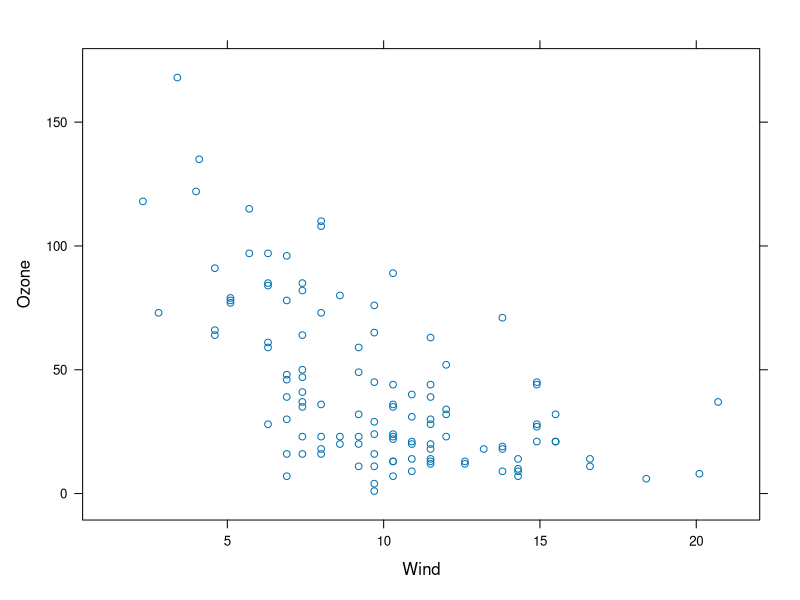
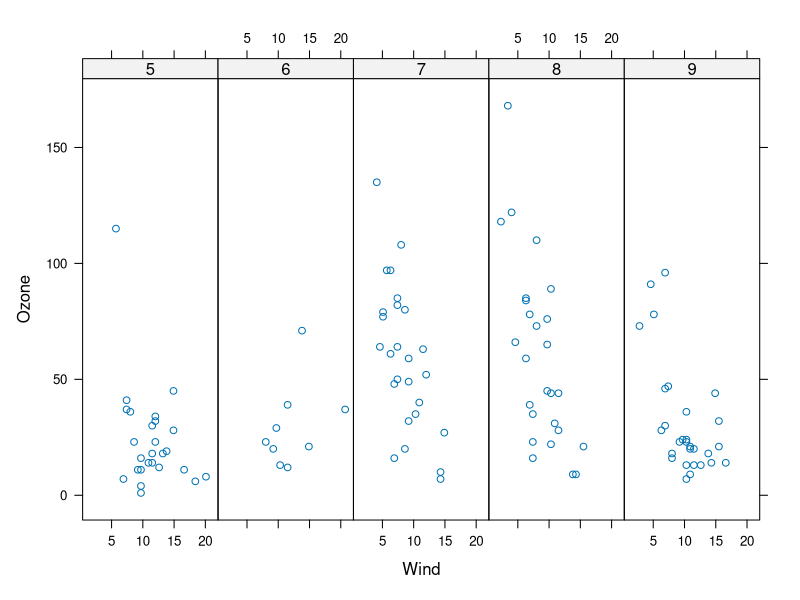
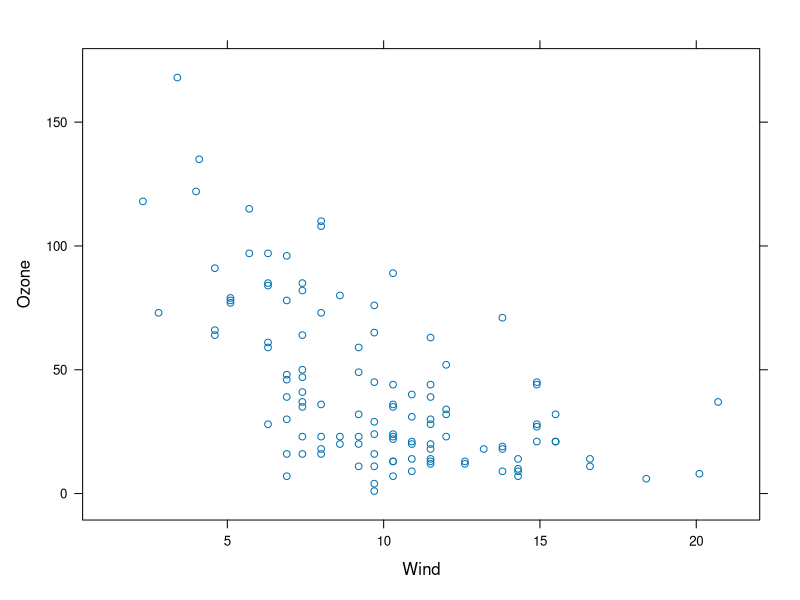
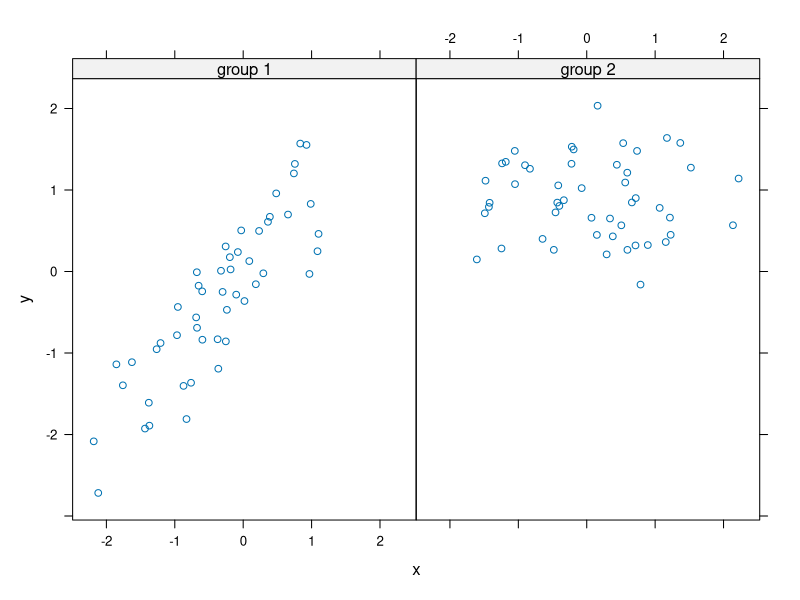
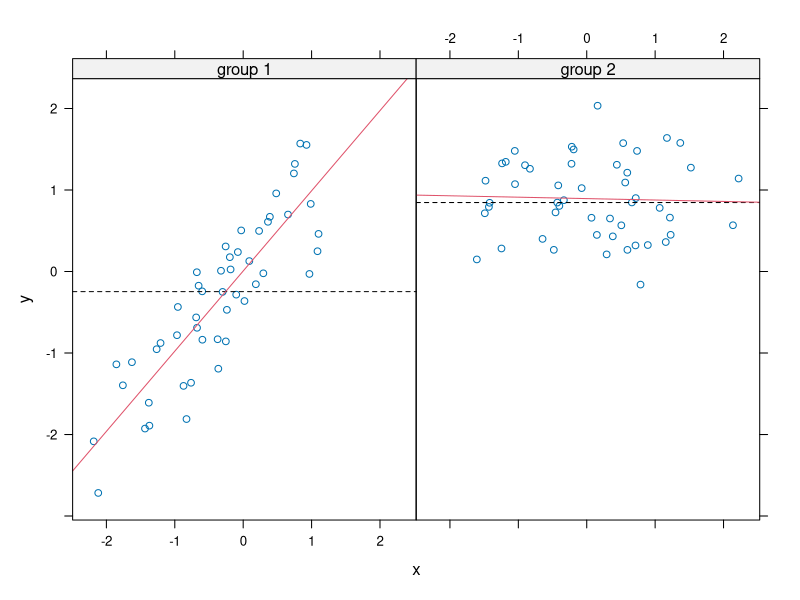

The R script that drew these images, in order:
# useful for plotting many plots at once

# functions
# xyplot - scatterplots
# bwplot - boxplots
# histogram
# stripplot - boxplot with points
# dotplot - dots on 'violin strings'
# splom - scatterplot matrix. like pairs in base
# levelplot, contourplot - for 'image' data

library(lattice)
library(datasets)

xyplot(Ozone ~ Wind, data = airquality)

airquality <- transform(airquality, Month = factor(Month))
xyplot(Ozone ~ Wind | Month, data = airquality, layout = c(5, 1))

# lattice behavior
p <- xyplot(Ozone ~ Wind, data = airquality) 
print(p)


# panel functions
set.seed(10)
x <- rnorm(100)
f <- rep(0:1, each = 50)
y <- x + f - f * x + rnorm(100, sd = 0.5)
f <- factor(f, labels = c('group 1', 'group 2'))
xyplot(y ~ x | f, layout = c(2, 1))

xyplot(y ~ x | f, panel = function(x, y, ...){
    panel.xyplot(x, y, ...) # first call default panel function fox xyplot
    panel.abline(h = median(y), lty = 2)
    panel.lmline(x, y, col = 2)
})